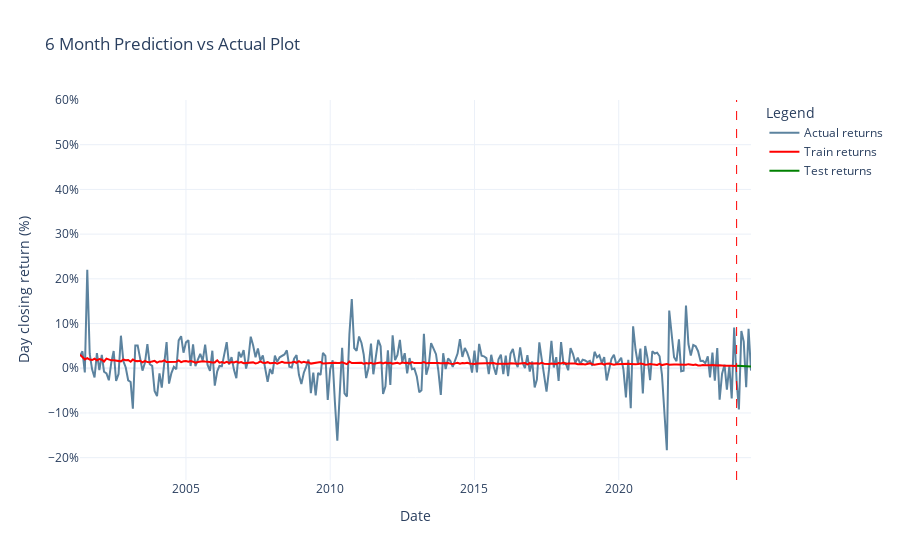

The code cell stored with this chart in its notebook:
### Markdown cell above
### 6 Months Actual vs Prediction

### Code cell
importlib.reload(mpt_utils)
y_train_mean_pred_6m, y_test_mean_pred_6m = mpt_utils.get_train_test_mean_pred(y_train_pred_6m, y_test_pred_6m, len(df_pct.columns))
#
plots.generate_timeseries_plot(df_pct, df_tabular_multi, y_train_mean_pred_6m, y_test_mean_pred_6m)

### Figure 1 — Plotly figure (JSON) as saved in the notebook; plotly's stock layout.template omitted (floating-point values rounded to 4 significant figures; data arrays with more than 128 entries replaced by an {"elided": "..."} marker saying what was removed)
{"data": [{"line": {"color": "#5c839f", "width": 2}, "mode": "lines", "name": "Actual returns", "x": {"elided": "280 str values"}, "y": {"elided": "299 float values"}, "type": "scatter"}, {"line": {"color": "red", "width": 2}, "mode": "lines", "name": "Train returns", "x": {"elided": "274 str values"}, "y": {"elided": "274 float values"}, "type": "scatter"}, {"line": {"color": "green", "width": 2}, "mode": "lines", "name": "Test returns", "x": ["2024-02-01", "2024-03-01", "2024-04-01", "2024-05-01", "2024-06-01", "2024-07-01", "2024-08-01"], "y": [0.005343, 0.005372, 0.00524, 0.004845, 0.005121, 0.005012, 0.00405], "type": "scatter"}], "layout": {"shapes": [{"line": {"color": "red", "dash": "dash", "width": 1}, "type": "line", "x0": "2024-02-01", "x1": "2024-02-01", "xref": "x", "y0": 0, "y1": 1, "yref": "y domain"}], "yaxis": {"title": {"text": "Day closing return (%)"}, "tickformat": ".0%", "range": [-0.25, 0.6]}, "title": {"text": "6 Month Prediction vs Actual Plot"}, "xaxis": {"title": {"text": "Date"}}, "legend": {"title": {"text": "Legend"}}}}
